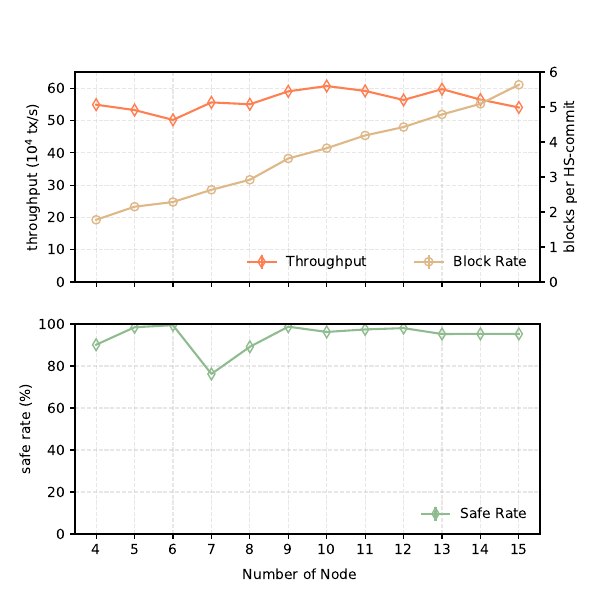

Write the Python code that produced this figure.
import matplotlib.pyplot as plt


def do_plot():
    f, ax = plt.subplots(2, 1, figsize=(6, 6))
    replica_no = [4, 5, 6, 7, 8, 9, 10, 11, 12, 13, 14, 15]
    x_ticks = [4, 5, 6, 7, 8, 9, 10, 11, 12, 13, 14, 15]
    x_ticks_label = ["4", "5", "6", "7", "8", "9", "10", "11", "12", "13", "14", "15"]

    thru = [
        ('Throughput', [
            (54.8784, 548784.417931),
            (53.2163, 532163.059013),
            (50.1742, 501742.085271),
            (55.5932, 555932.468898),
            (55.0121, 550121.048102),
            (59.0143, 590143.754558),
            (60.6520, 606520.018519),
            (59.1436, 591436.034703),
            (56.3430, 563430.543858),
            (59.6944, 596944.303082),
            (56.4608, 564608.555150),
            (54.0189, 540189.9915136739),
        ], '-d', 'coral'),

    ]
    for name, entries, style, color in thru:
        thru = []
        for item in entries:
            thru.append(item[0])
        ax[0].errorbar(replica_no, thru, yerr=0, fmt=style, mec=color, color=color, mfc='none', label='%s' % name,
                       markersize=6)
        ax[0].set_ylabel("throughput ($10^4$ tx/s)")
        ax[0].legend(loc='lower center', fancybox=True, frameon=False, framealpha=0.8)
        ax[0].set_xticks(x_ticks)
        ax[0].set_ylim([0, 65])
        ax[0].set_xticklabels(x_ticks_label)
        ax[0].set_xticklabels(("", "", "", "", "", "", "", "", "", "", "", ""))

    real_block = [
        ('Block Rate', [
            1.7773592195498888,
            2.150943396226415,
            2.285630153121319,
            2.634081551334839,
            2.921107472462042,
            3.5292141396435874,
            3.8232738557020944,
            4.187312186978297,
            4.427184466019417,
            4.787277448071217,
            5.0900932918702795,
            5.635924369747899,
        ], '-o', 'burlywood'),
    ]
    for name, entries, style, color in real_block:
        real = []
        for item in entries:
            real.append(item)
        ax_real = ax[0].twinx()
        ax_real.errorbar(replica_no, real, yerr=0, fmt=style, mec=color, color=color, mfc='none', label='%s' % name,
                         markersize=6)
        ax_real.set_ylabel("blocks per HS-commit")
        ax_real.legend(loc='lower right', fancybox=True, frameon=False, framealpha=0.8)
        ax_real.set_xticks(x_ticks)
        ax_real.set_ylim([0, 6])
        ax_real.set_xticklabels(x_ticks_label)
        ax_real.set_xticklabels(("", "", "", "", "", "", "", "", "", "", "", ""))

    cpu_rate = [
        ('Safe Rate', [
            (90.120102, 55.5),
            (98.447033, 98.1),
            (99.439294, 93.4),
            (76.203584, 92.1),
            (89.152313, 91.2),
            (98.714721, 90.2),
            (96.221610, 77.6),
            (97.406253, 66.2),
            (98.033933, 52.7),
            (95.237310, 47.1),
            (95.302763, 45.2),
            (95.251208, 55.9),
        ], '-d', 'darkseagreen'),
    ]
    for name, entries, style, color in cpu_rate:
        cpus = []
        for item in entries:
            cpus.append(item[0])
        ax[1].errorbar(replica_no, cpus, yerr=0, fmt=style, color=color, mec=color, mfc='none', label='%s' % name,
                       markersize=6)
        ax[1].set_ylabel("safe rate (%)")
        ax[1].legend(loc='lower right', fancybox=True, frameon=False, framealpha=0.8)
        ax[1].set_xticks(replica_no)
        ax[1].set_xticks(x_ticks)
        ax[1].set_ylim([0, 100])
        ax[1].set_xticklabels(x_ticks_label)
    ax[0].grid(linestyle='--', alpha=0.3)
    ax[1].grid(linestyle='--', alpha=0.3)
    f.text(0.5, 0.04, 'Number of Node', ha='center', va='center')
    plt.savefig('scalability.pdf', format='pdf')
    plt.show()


if __name__ == '__main__':
    do_plot()
